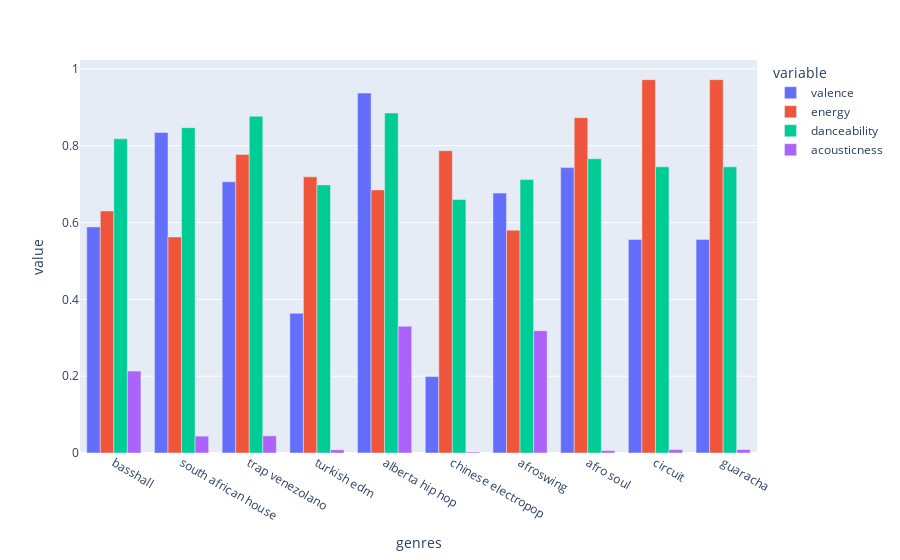

The notebook cell this image was saved under:
### Markdown cell above
# **Characteristics of Different Genres**

This dataset contains the audio features for different songs along with the audio features for different genres. We can use this information to compare different genres and understand their unique differences in sound.

### Code cell
top10_genres = genre_data.nlargest(10, 'popularity')

fig = px.bar(top10_genres, x='genres', y=['valence', 'energy', 'danceability', 'acousticness'], barmode='group')
fig.show()

### Figure 1 — Plotly figure (JSON) as saved in the notebook; plotly's stock layout.template omitted (floating-point values rounded to 4 significant figures)
{"data": [{"alignmentgroup": "True", "hovertemplate": "variable=valence<br>genres=%{x}<br>value=%{y}<extra></extra>", "legendgroup": "valence", "marker": {"color": "#636efa", "pattern": {"shape": ""}}, "name": "valence", "offsetgroup": "valence", "orientation": "v", "showlegend": true, "textposition": "auto", "type": "bar", "x": ["basshall", "south african house", "trap venezolano", "turkish edm", "alberta hip hop", "chinese electropop", "afroswing", "afro soul", "circuit", "guaracha"], "xaxis": "x", "y": [0.5887, 0.8343, 0.706, 0.364, 0.937, 0.199, 0.6766, 0.743, 0.556, 0.556], "yaxis": "y"}, {"alignmentgroup": "True", "hovertemplate": "variable=energy<br>genres=%{x}<br>value=%{y}<extra></extra>", "legendgroup": "energy", "marker": {"color": "#EF553B", "pattern": {"shape": ""}}, "name": "energy", "offsetgroup": "energy", "orientation": "v", "showlegend": true, "textposition": "auto", "type": "bar", "x": ["basshall", "south african house", "trap venezolano", "turkish edm", "alberta hip hop", "chinese electropop", "afroswing", "afro soul", "circuit", "guaracha"], "xaxis": "x", "y": [0.6302, 0.5623, 0.777, 0.719, 0.685, 0.787, 0.5802, 0.873, 0.972, 0.972], "yaxis": "y"}, {"alignmentgroup": "True", "hovertemplate": "variable=danceability<br>genres=%{x}<br>value=%{y}<extra></extra>", "legendgroup": "danceability", "marker": {"color": "#00cc96", "pattern": {"shape": ""}}, "name": "danceability", "offsetgroup": "danceability", "orientation": "v", "showlegend": true, "textposition": "auto", "type": "bar", "x": ["basshall", "south african house", "trap venezolano", "turkish edm", "alberta hip hop", "chinese electropop", "afroswing", "afro soul", "circuit", "guaracha"], "xaxis": "x", "y": [0.818, 0.847, 0.877, 0.698, 0.885, 0.66, 0.7117, 0.766, 0.745, 0.745], "yaxis": "y"}, {"alignmentgroup": "True", "hovertemplate": "variable=acousticness<br>genres=%{x}<br>value=%{y}<extra></extra>", "legendgroup": "acousticness", "marker": {"color": "#ab63fa", "pattern": {"shape": ""}}, "name": "acousticness", "offsetgroup": "acousticness", "orientation": "v", "showlegend": true, "textposition": "auto", "type": "bar", "x": ["basshall", "south african house", "trap venezolano", "turkish edm", "alberta hip hop", "chinese electropop", "afroswing", "afro soul", "circuit", "guaracha"], "xaxis": "x", "y": [0.2132, 0.04383, 0.0446, 0.00829, 0.33, 0.00257, 0.3185, 0.00627, 0.00903, 0.00903], "yaxis": "y"}], "layout": {"autosize": true, "barmode": "group", "legend": {"title": {"text": "variable"}, "tracegroupgap": 0}, "margin": {"t": 60}, "xaxis": {"anchor": "y", "autorange": true, "domain": [0, 1], "range": [-0.5, 9.5], "title": {"text": "genres"}, "type": "category"}, "yaxis": {"anchor": "x", "autorange": true, "domain": [0, 1], "range": [0, 1.023], "title": {"text": "value"}, "type": "linear"}}}
